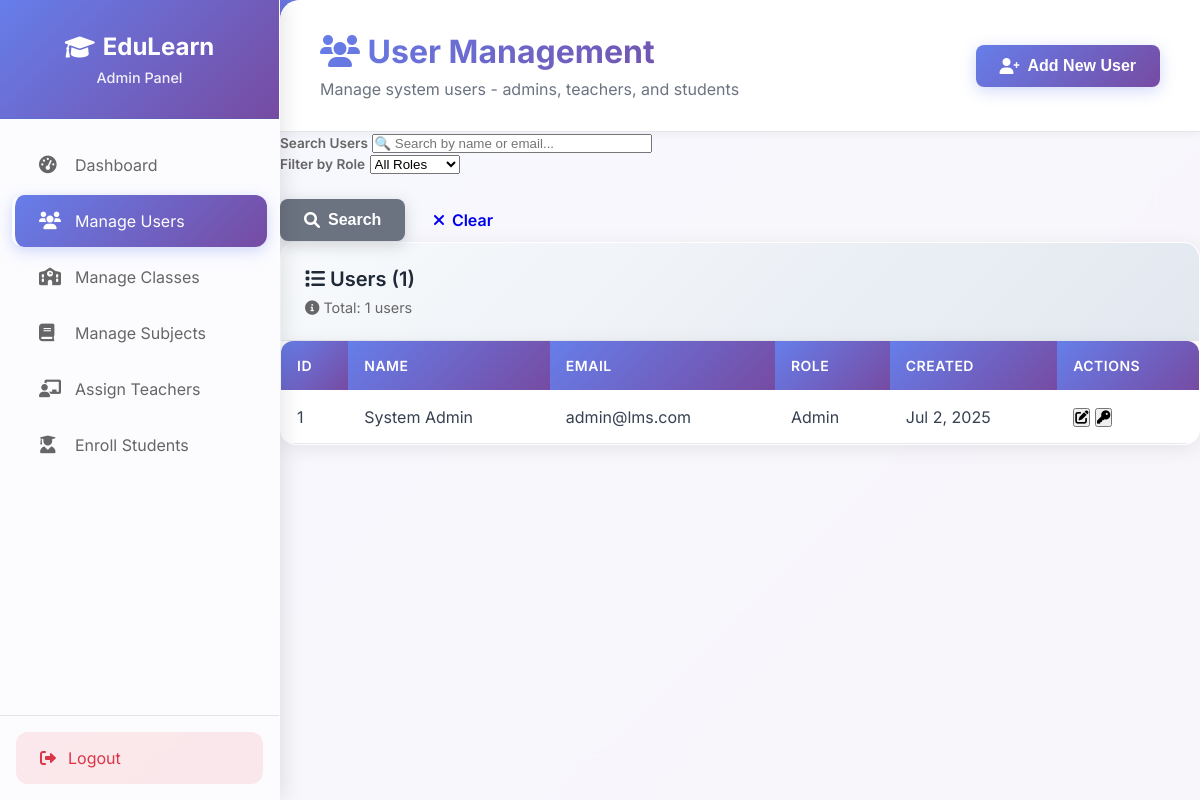
The app's page /admin/manage_user.php (signed in), older data.
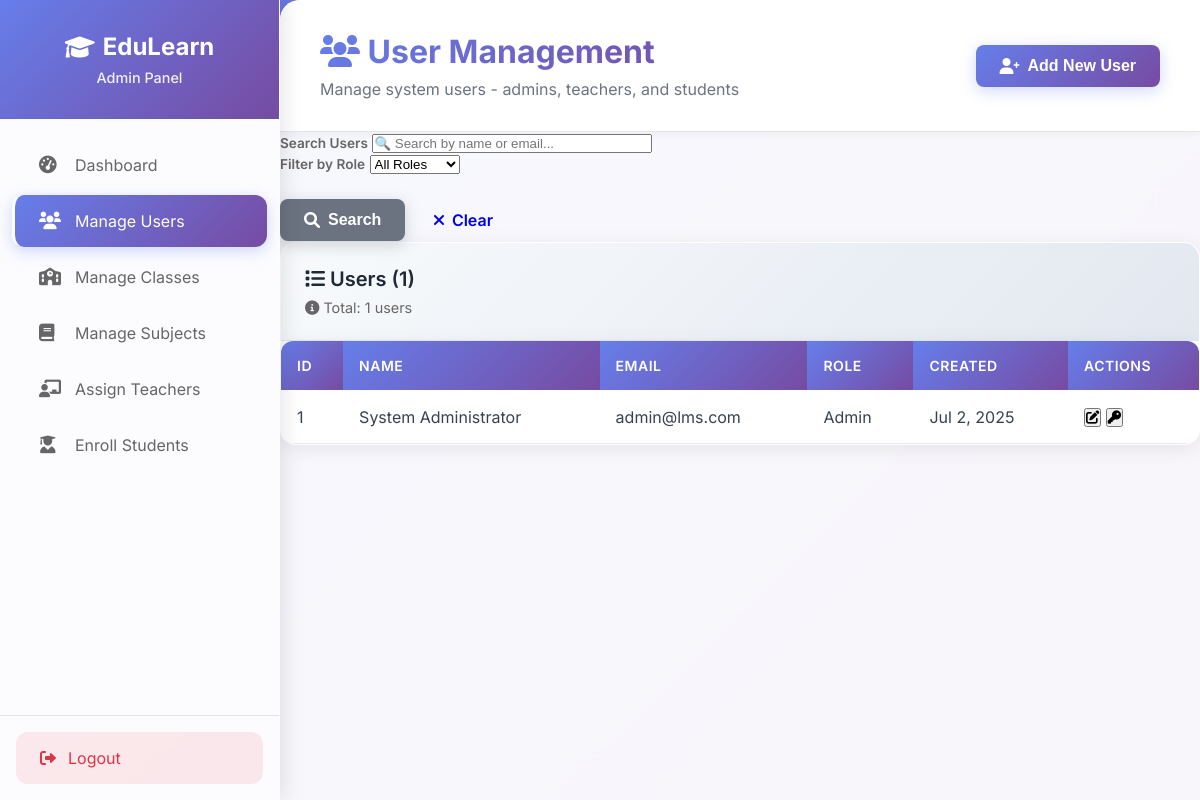
The same page, newer data.
### tables this page shows
CREATE TABLE users (
    id INT AUTO_INCREMENT PRIMARY KEY,
    name VARCHAR(255) NOT NULL,
    email VARCHAR(255) UNIQUE NOT NULL,
    password VARCHAR(255) NOT NULL,
    role ENUM('admin', 'teacher', 'student') NOT NULL,
    phone VARCHAR(20),
    address TEXT,
    date_of_birth DATE,
    is_active BOOLEAN DEFAULT TRUE,
    created_at TIMESTAMP DEFAULT CURRENT_TIMESTAMP,
    updated_at TIMESTAMP DEFAULT CURRENT_TIMESTAMP ON UPDATE CURRENT_TIMESTAMP,
    INDEX idx_email (email),
    INDEX idx_role (role),
    INDEX idx_active (is_active)
);

### admin/manage_user.php (the view, shortened to what the changed rows need)
<?php
require_once '../config/db.php';
$query = "SELECT id, name, email, role, created_at FROM users WHERE 1=1";
$query .= " ORDER BY created_at DESC";
$stmt = $conn->prepare($query);
$stmt->execute();
$users = $stmt->get_result()->fetch_all(MYSQLI_ASSOC);
?>
<!DOCTYPE html>
<html lang="en">
<head>
    <link rel="stylesheet" href="https://cdnjs.cloudflare.com/ajax/libs/font-awesome/6.0.0/css/all.min.css">
    <link rel="stylesheet" href="../assets/css/teacher.css">
    <link rel="stylesheet" href="../assets/css/responsive-modal.css">
</head>
<body>
    <div class="dashboard-container">
        <aside class="sidebar">
            <div class="sidebar-header">
                <h2><i class="fas fa-graduation-cap"></i> EduLearn</h2>
            </div>
        </aside>
        <main class="main-content">
            <header class="content-header">
                <div class="header-left">
                    <h1><i class="fas fa-users"></i> User Management</h1>
                </div>
            </header>
            <div class="content-card">
                <div class="card-content">
                    <?php if (empty($users)): ?>
                        <p style="text-align: center; color: #666; padding: 2rem;">
                            No users found matching your criteria.
                        </p>
                    <?php else: ?>
                        <div class="table-responsive">
                            <table class="data-table">
                                <thead>
                                    <tr>
                                        <th>ID</th>
                                        <th>Name</th>
                                        <th>Email</th>
                                        <th>Role</th>
                                        <th>Created</th>
                                        <th>Actions</th>
                                    </tr>
                                </thead>
                                <tbody>
                                    <?php foreach ($users as $user): ?>
                                        <tr>
                                            <td><?php echo $user['id']; ?></td>
                                            <td><?php echo htmlspecialchars($user['name']); ?></td>
                                            <td><?php echo htmlspecialchars($user['email']); ?></td>
                                            <td>
                                                <span class="badge badge-<?php echo $user['role']; ?>">
                                                    <?php echo ucfirst($user['role']); ?>
                                                </span>
                                            </td>
                                            <td><?php echo date('M j, Y', strtotime($user['created_at'])); ?></td>
                                            <td>
                                                <div class="action-buttons">
                                                    <button class="btn-icon btn-edit"
                                                        onclick="editUser(<?php echo $user['id']; ?>)" title="Edit">
                                                        <i class="fas fa-edit"></i>
                                                    </button>
                                                    <button class="btn-icon btn-warning"
                                                        onclick="resetPassword(<?php echo $user['id']; ?>)" title="Reset Password">
                                                        <i class="fas fa-key"></i>
                                                    </button>
                                                </div>
                                            </td>
                                        </tr>
                                    <?php endforeach; ?>
                                </tbody>
                            </table>
                        </div>
                    <?php endif; ?>
                </div>
            </div>
        </main>
    </div>
</body>
</html>

Row changes from the older to the newer data that the page shows:
changed users "admin@lms.com": name "System Admin" → "System Administrator"
